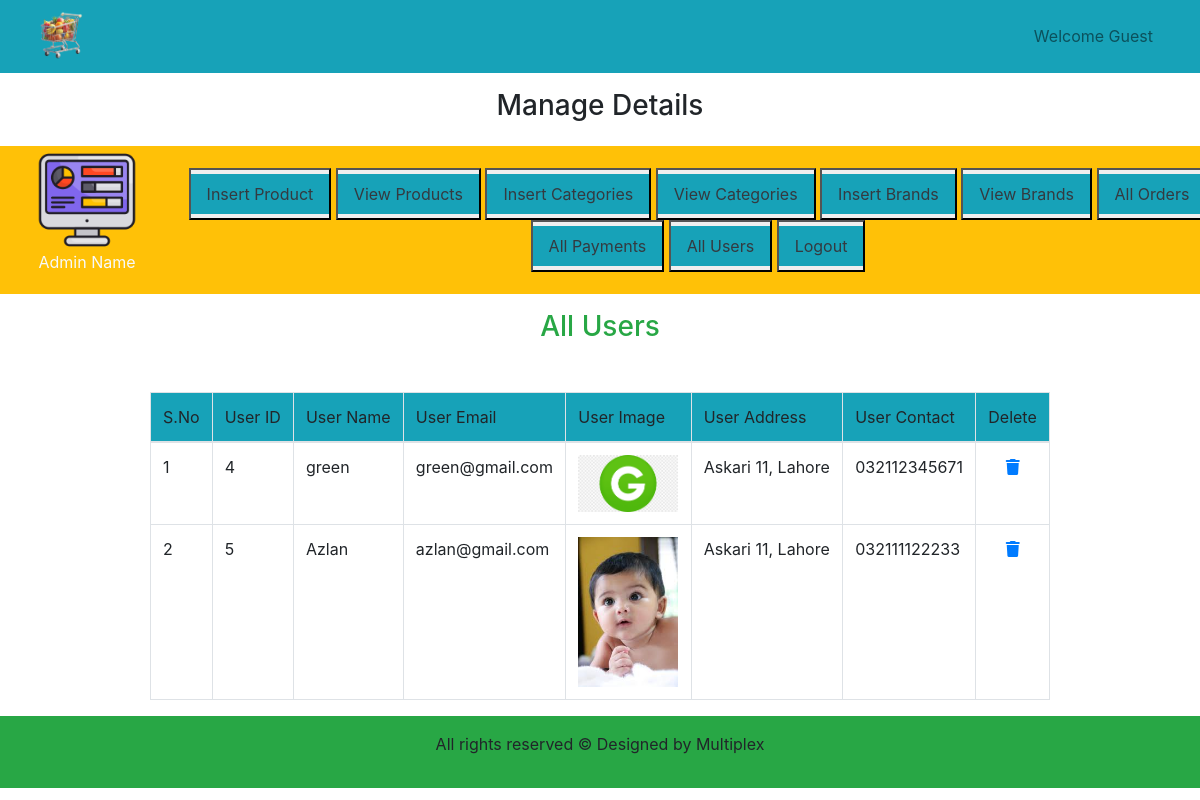
Page /admin_area/index.php?list_users on the committed database.
### tables this page shows
CREATE TABLE `user_table` (
  `user_id` int(11) NOT NULL,
  `username` varchar(100) NOT NULL,
  `user_email` varchar(100) NOT NULL,
  `user_password` varchar(255) NOT NULL,
  `user_image` varchar(255) NOT NULL,
  `user_ip` varchar(100) NOT NULL,
  `user_address` varchar(255) NOT NULL,
  `user_mobile` varchar(20) NOT NULL
);

### admin_area/list_users.php (the view)
<h3 class="text-center text-success">All Users</h3>
<table class="table table-bordered mt-5 w-75 mx-auto">
    <thead class="bg-info">
    <?php
    $get_payment = "select * from `user_table`";
    $result= mysqli_query($con, $get_payment);
    $row_count = mysqli_num_rows($result);
if($row_count == 0){
    echo "<h2 class='text-center text-danger'>No User Found</h2>";
}
else{
        echo "     <tr>
        <td>S.No</td>
        <td>User ID</td>
        <td>User Name</td>
        <td>User Email</td>
        <td>User Image</td>
        <td>User Address</td>
        <td>User Contact</td>
        <td>Delete</td>
</tr>  </thead>
<Tbody>";
    $i = 0;
    while($row = mysqli_fetch_array($result)){
        $user_id = $row['user_id'];
        $username = $row['username'];
        $user_email = $row['user_email'];
        $user_image = $row['user_image'];
        $user_address = $row['user_address'];
        $user_mobile = $row['user_mobile'];
        $i++;
        echo "<tr>
        <td>$i</td>
        <td>$user_id</td>
        <td>$username</td>
        <td>$user_email</td>
        <td><img src='../user_area/user_images/$user_image' alt=$username class='product_img'/></td>
        <td>$user_address</td>
        <td>$user_mobile</td>
        <td class='text-center'><a href='delete_user.php?delete_user=$user_id'><i class='fa-solid fa-trash'></i></a></td>
    </tr>";
    }
}
?>
</Tbody>
</table>

### cs/style.css (style rules this page uses)
* { margin: 0; padding: 0; box-sizing: border-box; }
.product_img { width:10% }

### admin_area/index.php (style rules this page uses)
body { overflow-x:hidden; }
.product_img { width: 100px; object-fit: contain; }

### rows in the picture
user_table: user_id "4", username "green", user_email "green@gmail.com", user_image+username (picture), user_address "Askari 11, Lahore", user_mobile "032112345671"
user_table: user_id "5", username "Azlan", user_email "azlan@gmail.com", user_image (picture), user_address "Askari 11, Lahore", user_mobile "032111122233"
